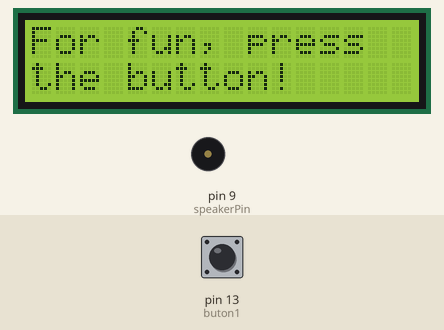
The sketch below on a simulated Arduino Uno, built with avr-gcc and run on an emulated ATmega328P. Shown: 16×2 character LCD, buzzer (waves = sounding). The inputs (shaded band) are chosen by the test bench; at power-on: pin 13 (buton1) HIGH. What the sketch prints to the serial monitor is not drawn.

Above: at 1.2 s.
1.3 s: pin 13 (buton1) pulled LOW for 0.15 s
At 3.25 s:
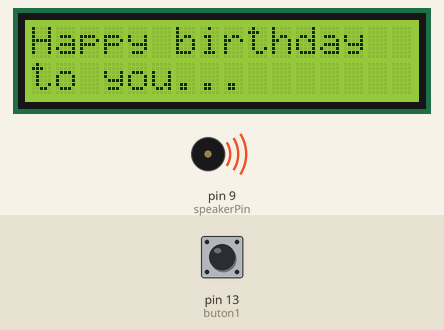
At 12.8 s:
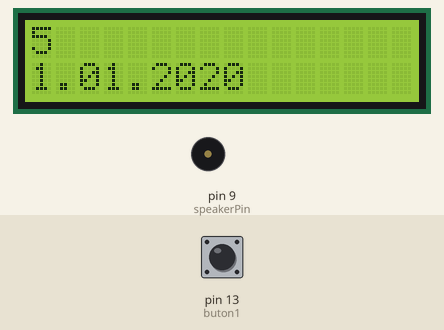
Timing chart, 0 to 13.5 s (numbered marks = the images above; inputs shaded):
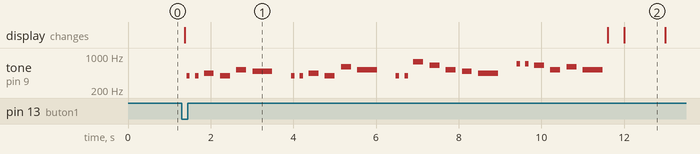

Measured:
- after the input at 1.3 s, tone on pin 9 (speakerPin): plays 391 Hz for 0.08 s, 391 Hz for 0.08 s, 438 Hz for 0.24 s, 391 Hz for 0.24 s, 521 Hz for 0.24 s, 491 Hz for 0.48 s … (25 notes in this stretch), starting after 0.12 s; the display: changes after 0.08 s (image 1)
- what the display in image 2 shows lasts 1.0 s, from 12.0 s to 13.0 s

The sketch:

Happy_BirthDay_Cristi_2019.ino
```cpp
#include <LiquidCrystal.h>

LiquidCrystal lcd(12, 11, 5, 4, 3, 2);

int buton1 = 13;
bool a1 = 0;

int speakerPin = 9;
int length = 28;  // the number of notes
char notes[] = "GGAGcB GGAGdc GGxecBA yyecdc";
int beats[] = {2, 2, 8, 8, 8, 16, 1,  2, 2, 8, 8, 8, 16, 1,
               2, 2, 8, 8, 8, 8,  16, 1, 2, 2, 8, 8, 8,  16};
int tempo = 150;

void playTone(int tone, int duration) {
    for (long i = 0; i < duration * 1000L; i += tone * 2) {
        digitalWrite(speakerPin, HIGH);
        delayMicroseconds(tone);
        digitalWrite(speakerPin, LOW);
        delayMicroseconds(tone);
    }
}

void playNote(char note, int duration) {
    char names[] = {'C', 'D', 'E', 'F', 'G', 'A', 'B', 'c',
                    'd', 'e', 'f', 'g', 'a', 'b', 'x', 'y'};
    int tones[] = {1915, 1700, 1519, 1432, 1275, 1136, 1014, 956,
                   834,  765,  593,  468,  346,  224,  655,  715};
    int SPEE = 5;
    for (int i = 0; i < 17; i++) {
        if (names[i] == note) {
            int newduration = duration / SPEE;
            playTone(tones[i], newduration);
        }
    }
}

void setup() {
    pinMode(speakerPin, OUTPUT);
    pinMode(buton1, INPUT);
    lcd.begin(16, 2);
    Serial.begin(9600);
    lcd.setCursor(0, 0);
    lcd.print("For fun, press");
    lcd.setCursor(0, 1);
    lcd.print("the button!");
}

void loop() {
    if (digitalRead(buton1) == LOW) a1 = true;
    delay(50);
    int a = millis() / 1000;
    if (a1) {
        a1 = false;
        lcd.setCursor(0, 0);
        lcd.print("Happy birthday");
        lcd.setCursor(0, 1);
        lcd.print("to you...          ");

        for (int i = 0; i < length; i++) {
            if (notes[i] == ' ') {
                delay(beats[i] * tempo);  // rest
            } else {
                playNote(notes[i], beats[i] * tempo);
            }
            // pause between notes
            delay(tempo);
        }
        lcd.setCursor(0, 0);
        lcd.print("                             ");
        lcd.setCursor(0, 1);
        lcd.print("                             ");

        int a = millis() / 1000;
        Serial.println(a);
        Serial.println((millis() / 1000));
        while ((millis() / 1000) <= a + 5) {
            lcd.setCursor(0, 0);
            lcd.print(a + 6 - (millis() / 1000));
            lcd.setCursor(0, 1);
            lcd.print(((millis() / 1000)) - a);
            lcd.print(".01.2020");
        }
        lcd.setCursor(0, 0);
        lcd.print("La Multi Ani, ");
        lcd.setCursor(0, 1);
        lcd.print("Cristi !!!      ");
    }
}
```
